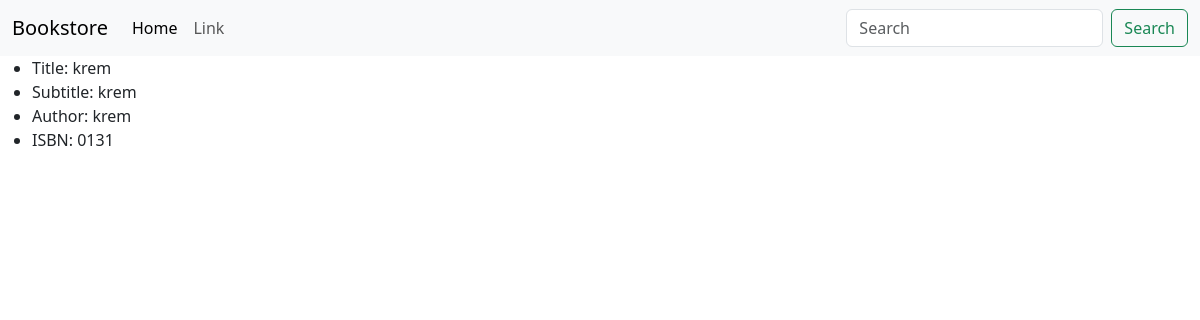
Before: / with the older database file.
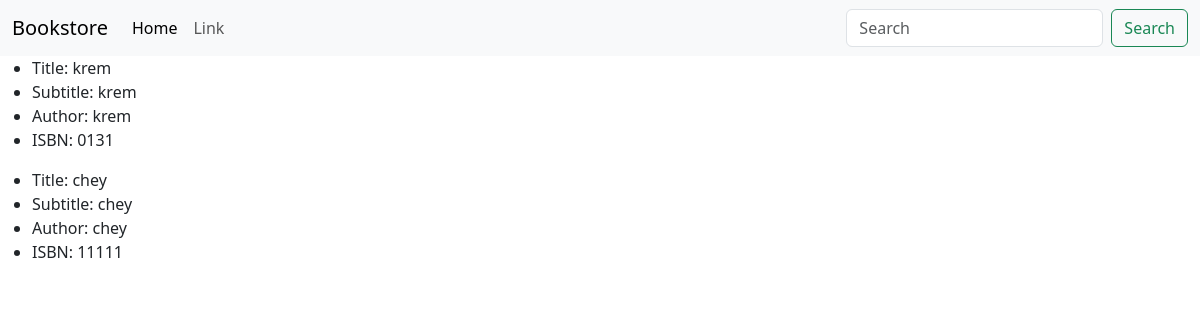
After: the same page with the newer database file.
### books/models.py (models this page shows, shortened)
class Books(models.Model):
    title = models.CharField(max_length=255)
    subtitle = models.CharField(max_length=255)
    author = models.CharField(max_length=255)
    isbn = models.CharField(max_length=13, unique=True)

### books/views.py (the view)
# urls.py: path('', BookListView.as_view(), name='book_list'),
class BookListView(ListView):
    model = Books
    template_name = 'books/book_list.html'
    context_object_name = 'books'

### templates/books/book_list.html (shortened to what this page needs)
{% extends "base.html" %}
{% block content %}
    {% for book in books %}
        <ul>
            <li>Title: {{ book.title }}</li>
            <li>Subtitle: {{ book.subtitle }}</li>
            <li>Author: {{ book.author }}</li>
            <li>ISBN: {{ book.isbn }}</li>
        </ul>
    {% endfor %}
{% endblock content %}

### templates/base.html (shortened to what this page needs)
{% load static %}
<!DOCTYPE html>
<html lang="en">
    <head>
        <link href="https://cdn.jsdelivr.net/npm/bootstrap@5.3.3/dist/css/bootstrap.min.css"
              rel="stylesheet"
>
    </head>
    <body>
        <nav class="navbar navbar-expand-lg bg-body-tertiary">
            <div class="container-fluid">
                <a class="navbar-brand" href="#">Bookstore</a>
                <div class="collapse navbar-collapse" id="navbarSupportedContent">
                    <ul class="navbar-nav me-auto mb-2 mb-lg-0">
                        <li class="nav-item">
                            <a class="nav-link active"
                               aria-current="page"
                               href="{% url "book_list" %}">Home</a>
                        </li>
                        <li class="nav-item">
                            <a class="nav-link" href="#">Link</a>
                        </li>
                    </ul>
                    <form class="d-flex" role="search">
                        <input class="form-control me-2"
                               type="search"
                               placeholder="Search"
                               aria-label="Search">
                        <button class="btn btn-outline-success" type="submit">Search</button>
                    </form>
                </div>
            </div>
        </nav>
        {% block content %}
        {% endblock content %}
    </body>
</html>

Changed rows visible on the page:
added Books: title "chey", subtitle "chey", author "chey", isbn "11111"
